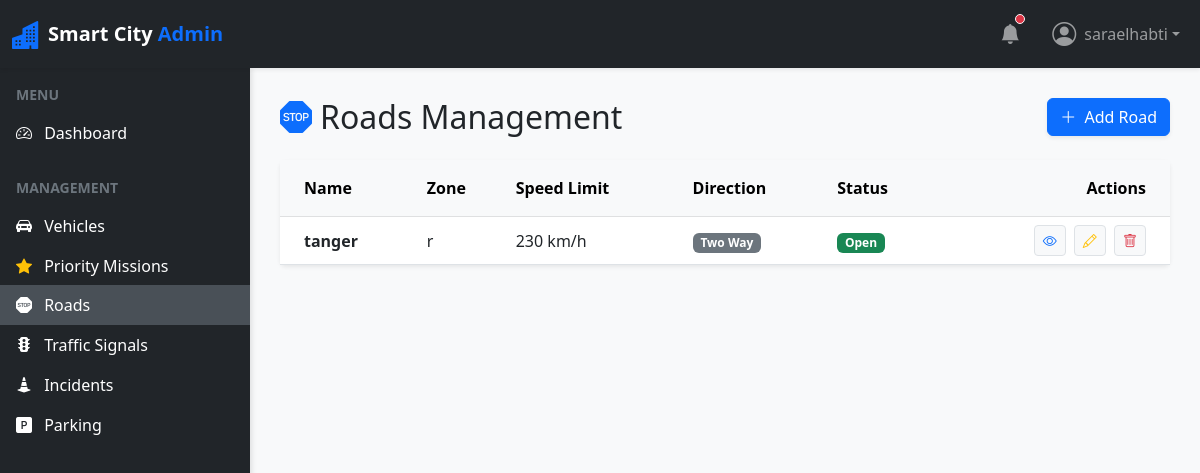
Screenshot of /roads/ (signed in) with the database file from the repository.
### roads/models.py (models this page shows, shortened)
class Road(models.Model):
    DIRECTION_CHOICES = [
        ('ONE_WAY', 'One Way'),
        ('TWO_WAY', 'Two Way'),
    ]
    STATUS_CHOICES = [
        ('OPEN', 'Open'),
        ('CLOSED', 'Closed'),
        ('MAINTENANCE', 'Maintenance'),
    ]
    name = models.CharField(max_length=255)
    zone = models.CharField(max_length=100)
    speed_limit = models.IntegerField(validators=[MinValueValidator(0)])
    direction = models.CharField(max_length=20, choices=DIRECTION_CHOICES)
    status = models.CharField(max_length=20, choices=STATUS_CHOICES, default='OPEN')

### roads/views.py (the view)
# urls.py: path('', RoadListView.as_view(), name='road-list'),
class RoadListView(LoginRequiredMixin, ListView):
    model = Road
    template_name = 'roads/road_list.html'
    context_object_name = 'roads'

### roads/templates/roads/road_list.html (shortened to what this page needs)
{% extends 'base.html' %}
{% block content %}
<div class="row mb-4">
    <div class="col-12 d-flex justify-content-between align-items-center">
        <h2 class="mb-0"><i class="bi bi-sign-stop-fill text-primary me-2"></i>Roads Management</h2>
        <a href="{% url 'road-create' %}" class="btn btn-primary shadow-sm"><i class="bi bi-plus-lg me-1"></i> Add Road</a>
    </div>
</div>
<div class="card border-0 shadow-sm">
    <div class="card-body p-0">
        <div class="table-responsive">
            <table class="table table-hover align-middle mb-0">
                <thead class="table-light">
                    <tr>
                        <th class="ps-4 py-3">Name</th>
                        <th class="py-3">Zone</th>
                        <th class="py-3">Speed Limit</th>
                        <th class="py-3">Direction</th>
                        <th class="py-3">Status</th>
                        <th class="text-end pe-4 py-3">Actions</th>
                    </tr>
                </thead>
                <tbody>
                    {% for road in roads %}
                    <tr>
                        <td class="ps-4 fw-bold">{{ road.name }}</td>
                        <td>{{ road.zone }}</td>
                        <td>{{ road.speed_limit }} km/h</td>
                        <td>
                            <span class="badge bg-secondary">{{ road.get_direction_display }}</span>
                        </td>
                        <td>
                            {% if road.status == 'OPEN' %}
                                <span class="badge bg-success">Open</span>
                            {% elif road.status == 'CLOSED' %}
                                <span class="badge bg-danger">Closed</span>
                            {% else %}
                                <span class="badge bg-warning text-dark">{{ road.get_status_display }}</span>
                            {% endif %}
                        </td>
                        <td class="text-end pe-4">
                            <a href="{% url 'road-detail' road.pk %}" class="btn btn-sm btn-light border" title="View"><i class="bi bi-eye text-primary"></i></a>
                            <a href="{% url 'road-update' road.pk %}" class="btn btn-sm btn-light border mx-1" title="Edit"><i class="bi bi-pencil text-warning"></i></a>
                            <a href="{% url 'road-delete' road.pk %}" class="btn btn-sm btn-light border" title="Delete"><i class="bi bi-trash text-danger"></i></a>
                        </td>
                    </tr>
                    {% endfor %}
                </tbody>
            </table>
        </div>
    </div>
</div>
{% endblock %}

### vehicles/templates/base.html (shortened to what this page needs)
<!DOCTYPE html>
<html lang="en">
<head>
    <link href="https://cdn.jsdelivr.net/npm/bootstrap@5.3.0/dist/css/bootstrap.min.css" rel="stylesheet">
    <link href="https://cdn.jsdelivr.net/npm/bootstrap-icons@1.10.5/font/bootstrap-icons.css" rel="stylesheet">
</head>
<body>
    <nav class="navbar navbar-expand-lg navbar-dark bg-dark sticky-top shadow-sm">
        <div class="container-fluid">
            <a class="navbar-brand d-flex align-items-center" href="{% url 'dashboard' %}">
                <i class="bi bi-buildings-fill text-primary me-2 fs-3"></i>
                <span class="fw-bold">Smart City <span class="text-primary">Admin</span></span>
            </a>
            <div class="collapse navbar-collapse" id="navbarSupportedContent">
                <ul class="navbar-nav ms-auto mb-2 mb-lg-0 align-items-center">
                    <li class="nav-item me-3">
                        <a class="nav-link position-relative" href="#">
                            <i class="bi bi-bell-fill fs-5"></i>
                            <span class="position-absolute top-25 start-75 translate-middle p-1 bg-danger border border-light rounded-circle">
                            </span>
                        </a>
                    </li>
                    {% if user.is_authenticated %}
                    <li class="nav-item dropdown">
                        <a class="nav-link dropdown-toggle d-flex align-items-center" href="#" id="navbarDropdown" role="button" data-bs-toggle="dropdown" aria-expanded="false">
                            <i class="bi bi-person-circle fs-4 me-2"></i> {{ user.username }}
                        </a>
                    </li>
                    {% else %}
                    <li class="nav-item">
                        <a class="nav-link d-flex align-items-center" href="{% url 'login' %}">
                            <i class="bi bi-box-arrow-in-right fs-4 me-2"></i> Login
                        </a>
                    </li>
                    {% endif %}
                </ul>
            </div>
        </div>
    </nav>
    <div id="wrapper">
        {% if user.is_authenticated %}
        <div class="bg-dark text-white" id="sidebar">
            <div class="list-group list-group-flush mt-3 pb-4">
                <div class="text-uppercase text-secondary px-3 mb-2 small fw-bold">Menu</div>
                <a href="{% url 'dashboard' %}" class="list-group-item list-group-item-action bg-dark text-white border-0 sidebar-link {% if request.resolver_match.url_name == 'dashboard' %}active{% endif %}">
                    <i class="bi bi-speedometer2 me-2"></i> Dashboard
                </a>
                <div class="text-uppercase text-secondary px-3 mt-4 mb-2 small fw-bold">Management</div>
                <a href="{% url 'vehicle-list' %}" class="list-group-item list-group-item-action bg-dark text-white border-0 sidebar-link ">
                    <i class="bi bi-car-front-fill me-2"></i> Vehicles
                </a>
                <a href="{% url 'priority-list' %}" class="list-group-item list-group-item-action bg-dark text-white border-0 sidebar-link ">
                    <i class="bi bi-star-fill text-warning me-2"></i> Priority Missions
                </a>
                <a href="{% url 'road-list' %}" class="list-group-item list-group-item-action bg-dark text-white border-0 sidebar-link {% if request.resolver_match and 'road' in request.resolver_match.url_name|default:'' %}active{% endif %}">
                    <i class="bi bi-sign-stop-fill me-2"></i> Roads
                </a>
                <a href="{% url 'signal-list' %}" class="list-group-item list-group-item-action bg-dark text-white border-0 sidebar-link ">
                    <i class="bi bi-stoplights-fill me-2"></i> Traffic Signals
                </a>
                <a href="{% url 'incident-list' %}" class="list-group-item list-group-item-action bg-dark text-white border-0 sidebar-link ">
                    <i class="bi bi-cone-striped me-2"></i> Incidents
                </a>
                <a href="{% url 'parking-list' %}" class="list-group-item list-group-item-action bg-dark text-white border-0 sidebar-link ">
                    <i class="bi bi-p-square-fill me-2"></i> Parking
                </a>
            </div>
        </div>
        {% endif %}
        <div id="page-content-wrapper">
            <div class="container-fluid px-0">
                {% block content %}{% endblock %}
            </div>
        </div>
    </div>
</body>
</html>

### vehicles/templates/base.html (style rules this page uses)
body { min-height: 100vh; display: flex; flex-direction: column; overflow-x: hidden; background-color: #f8f9fa; }
#wrapper { display: flex; flex: 1; }
#sidebar { min-width: 250px; max-width: 250px; min-height: calc(100vh - 56px); transition: all 0.3s; box-shadow: 2px 0 5px rgba(0,0,0,0.1); }
.sidebar-link { transition: all 0.2s; }
.sidebar-link:hover, .sidebar-link.active { background-color: #495057 !important; border-left: 4px solid #0d6efd; }
#page-content-wrapper { flex: 1; padding: 30px; width: 100%; }

### rows the page displays
Road: name "tanger", zone "r", speed_limit "230", direction "Two Way", status "Open"

### other values shown
{{ user.username }} "saraelhabti"
